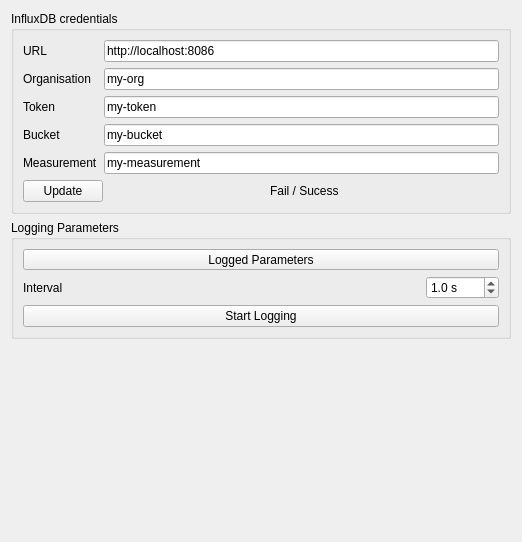
<?xml version="1.0" encoding="UTF-8"?>
<ui version="4.0">
 <class>Form</class>
 <widget class="QWidget" name="Form">
  <property name="geometry">
   <rect>
    <x>0</x>
    <y>0</y>
    <width>522</width>
    <height>542</height>
   </rect>
  </property>
  <property name="sizePolicy">
   <sizepolicy hsizetype="Preferred" vsizetype="Preferred">
    <horstretch>0</horstretch>
    <verstretch>0</verstretch>
   </sizepolicy>
  </property>
  <property name="minimumSize">
   <size>
    <width>100</width>
    <height>100</height>
   </size>
  </property>
  <property name="windowTitle">
   <string>Form</string>
  </property>
  <layout class="QVBoxLayout" name="verticalLayout">
   <item>
    <widget class="QGroupBox" name="influxCredentialGroupBox">
     <property name="title">
      <string>InfluxDB credentials</string>
     </property>
     <layout class="QVBoxLayout" name="verticalLayout_4">
      <item>
       <layout class="QFormLayout" name="influxFormLayout">
        <item row="0" column="0">
         <widget class="QLabel" name="labelURL">
          <property name="text">
           <string>URL</string>
          </property>
         </widget>
        </item>
        <item row="0" column="1">
         <widget class="QLineEdit" name="lineEditURL">
          <property name="text">
           <string>http://localhost:8086</string>
          </property>
         </widget>
        </item>
        <item row="1" column="0">
         <widget class="QLabel" name="labelOrg">
          <property name="text">
           <string>Organisation</string>
          </property>
         </widget>
        </item>
        <item row="1" column="1">
         <widget class="QLineEdit" name="lineEditOrg">
          <property name="text">
           <string>my-org</string>
          </property>
         </widget>
        </item>
        <item row="2" column="0">
         <widget class="QLabel" name="labelToken">
          <property name="text">
           <string>Token</string>
          </property>
         </widget>
        </item>
        <item row="2" column="1">
         <widget class="QLineEdit" name="lineEditToken">
          <property name="text">
           <string>my-token</string>
          </property>
         </widget>
        </item>
        <item row="3" column="0">
         <widget class="QLabel" name="labelBucket">
          <property name="text">
           <string>Bucket</string>
          </property>
         </widget>
        </item>
        <item row="3" column="1">
         <widget class="QLineEdit" name="lineEditBucket">
          <property name="text">
           <string>my-bucket</string>
          </property>
         </widget>
        </item>
        <item row="4" column="0">
         <widget class="QLabel" name="labelMeas">
          <property name="text">
           <string>Measurement</string>
          </property>
         </widget>
        </item>
        <item row="4" column="1">
         <widget class="QLineEdit" name="lineEditMeas">
          <property name="text">
           <string>my-measurement</string>
          </property>
         </widget>
        </item>
       </layout>
      </item>
      <item>
       <layout class="QHBoxLayout" name="influxTestButtonLayout">
        <item>
         <widget class="QPushButton" name="influxTestButton">
          <property name="text">
           <string>Update</string>
          </property>
         </widget>
        </item>
        <item>
         <spacer name="horizontalSpacer_2">
          <property name="orientation">
           <enum>Qt::Horizontal</enum>
          </property>
          <property name="sizeHint" stdset="0">
           <size>
            <width>40</width>
            <height>20</height>
           </size>
          </property>
         </spacer>
        </item>
        <item>
         <widget class="QLabel" name="influxTestIndicator">
          <property name="text">
           <string>Fail / Sucess</string>
          </property>
         </widget>
        </item>
        <item>
         <spacer name="horizontalSpacer_3">
          <property name="orientation">
           <enum>Qt::Horizontal</enum>
          </property>
          <property name="sizeHint" stdset="0">
           <size>
            <width>40</width>
            <height>20</height>
           </size>
          </property>
         </spacer>
        </item>
       </layout>
      </item>
     </layout>
    </widget>
   </item>
   <item>
    <widget class="QGroupBox" name="loggingGroupBox">
     <property name="title">
      <string>Logging Parameters</string>
     </property>
     <layout class="QVBoxLayout" name="loggingLayout">
      <item>
       <layout class="QHBoxLayout" name="logParameterToolButtonLayout">
        <item>
         <widget class="LoggedParametersToolButton" name="logParametersToolButton">
          <property name="sizePolicy">
           <sizepolicy hsizetype="MinimumExpanding" vsizetype="Fixed">
            <horstretch>0</horstretch>
            <verstretch>0</verstretch>
           </sizepolicy>
          </property>
          <property name="text">
           <string>Logged Parameters</string>
          </property>
         </widget>
        </item>
       </layout>
      </item>
      <item>
       <layout class="QHBoxLayout" name="loggingLayout_2">
        <item>
         <widget class="QLabel" name="logIntervalLabel">
          <property name="text">
           <string>Interval</string>
          </property>
         </widget>
        </item>
        <item>
         <spacer name="horizontalSpacer">
          <property name="orientation">
           <enum>Qt::Horizontal</enum>
          </property>
          <property name="sizeHint" stdset="0">
           <size>
            <width>40</width>
            <height>20</height>
           </size>
          </property>
         </spacer>
        </item>
        <item>
         <widget class="QDoubleSpinBox" name="logIntervalSpinBox">
          <property name="suffix">
           <string> s</string>
          </property>
          <property name="decimals">
           <number>1</number>
          </property>
          <property name="maximum">
           <double>1000.000000000000000</double>
          </property>
          <property name="value">
           <double>1.000000000000000</double>
          </property>
         </widget>
        </item>
       </layout>
      </item>
      <item>
       <widget class="QPushButton" name="logPushButton">
        <property name="text">
         <string>Start Logging</string>
        </property>
       </widget>
      </item>
     </layout>
    </widget>
   </item>
   <item>
    <spacer name="verticalSpacer">
     <property name="orientation">
      <enum>Qt::Vertical</enum>
     </property>
     <property name="sizeHint" stdset="0">
      <size>
       <width>20</width>
       <height>40</height>
      </size>
     </property>
    </spacer>
   </item>
  </layout>
 </widget>
 <customwidgets>
  <customwidget>
   <class>LoggedParametersToolButton</class>
   <extends>QToolButton</extends>
   <header location="global">logging_panel.h</header>
  </customwidget>
 </customwidgets>
 <resources/>
 <connections/>
</ui>
